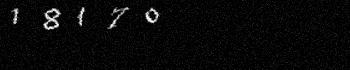
%> input picture HA1/inl1_to_students/inl1_to_students/ocr_project/datasets/home1/im113.jpg, 350 x 70 px
$ octave --eval "result = segment2features(imread('../../../../../../HA1/inl1_to_students/inl1_to_students/ocr_project/datasets/home1/im113.jpg'));"   (GNU Octave 9; MATLAB toolbox functions it lacks are replaced by stand-ins)
%> lines starting %> are read from the running program, lines starting %| are printed output that depends on the picture; in (x1, y1, x2, y2) boxes, pixels count from 0 and x2, y2 are one past the last pixel; in counts of white or black regions, pixels touching at a corner belong together; the program's own positions count from 1
% REPLACE WITH YOUR FUNCTION FROM PREVIOUS ASSIGNMENTS!
function features = segment2features(I)
    CC =  bwconncomp(I,8);
%> CC = 3 connected components
    if CC.NumObjects >1
        se = strel('disk',10);
        I = imclose(I,se);
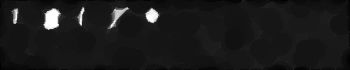
%> I: size 70x350 uint8; min 1, max 255, mean 26.3
        CC =  bwconncomp(I,8);
%> CC = 1 connected component
    end
    %im = imbinarize(I);
    [row, col] = find(I==1);
%> row = [1; 2]; col = [350; 350]
    BW = I(min(row):max(row),min(col):max(col));
%> BW = [1; 1]
    [m,n]=size(I);
%> m = 70; n = 350
    holes = bwconncomp(~I);
%> holes = 0 connected components
    holes_no = holes.NumObjects -1;
%> holes_no = -1
    A = regionprops(CC,'Area');
%> A = 1 region; Area: 24500
    P = regionprops(CC,'Perimeter');
%> P = 1 region; Perimeter: 818.9
    EN = regionprops(CC,'EulerNumber');
%> EN = 1 region; EulerNumber: 1
    C = regionprops(CC, 'Centroid');
%> C = 1 region; Centroid: [175.5 35.5]
    E = regionprops(CC, 'Eccentricity');
%> E = 1 region; Eccentricity: 0.98
    edges = edge(I,'canny');
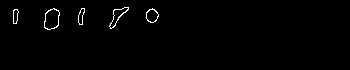
%> edges: size 70x350 logical; 1.1% white in thin lines or dots, all inside (x1, y1, x2, y2) = (13, 7, 159, 30)
    countEdges = nnz(edges); %number of nonzero matrix elements
%> countEdges = 263
    se = strel('sphere',5);
    I_filled = imdilate(I, se);
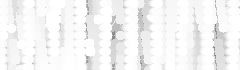
%> I_filled: size 70x240 uint8; min 123, max 255, mean 243.8
    [m2,n2] = size(I_filled);
%> m2 = 70; n2 = 240
    CC_filled =  bwconncomp(I_filled,8);
%> CC_filled = 1 connected component
    A_filled = regionprops(CC_filled,'Area');
%> A_filled = 1 region; Area: 16800
    diff_filled = A_filled.Area/(m2*n2) - A.Area/(m*n);
%> diff_filled = 0
    corneres = detectHarrisFeatures(I);
%> corneres = 26 points; strongest (x, y): (82, 25), (58, 26), (84, 9), (15, 23), (152, 10)
    noCorners = length(corneres);
%> noCorners = 26
    MajA = regionprops(CC,'MajorAxisLength');
%> MajA = 1 region; MajorAxisLength: 404.1
    MinA = regionprops(CC,'MinorAxisLength');
%> MinA = {MinorAxisLength 80.83}

    features = [A.Area/(m*n) P.Perimeter/(m*n) EN.EulerNumber C.Centroid(1)/n C.Centroid(2)/m diff_filled countEdges noCorners E.Eccentricity MajA.MajorAxisLength MinA.MinorAxisLength holes_no];
%> features = [1 0.0334 1 0.501 0.507 0 263 26 0.98 404.1 80.83 -1]
%> `result = segment2features(imread('../../../../../../HA1/inl1_to_studen..`: result has the same summary as features in segment2features

end

$ run again, on HA1/inl1_to_students/inl1_to_students/ocr_project/datasets/home1/im117.jpg
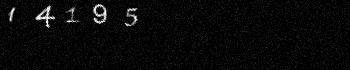
%> input picture HA1/inl1_to_students/inl1_to_students/ocr_project/datasets/home1/im117.jpg, 350 x 70 px
%> in segment2features, `CC =  bwconncomp(I,8);`: CC = 2 connected components
%> in segment2features, `CC =  bwconncomp(I,8);`: CC = 1 connected component
%> row = 24 values from 1 to 70; col = 24 values from 1 to 350
%> holes = 0 connected components
%> holes_no = -1
%> A = 1 region; Area: 24500
%> P = 1 region; Perimeter: 818.9
%> EN = 1 region; EulerNumber: 1
%> C = 1 region; Centroid: [175.5 35.5]
%> E = 1 region; Eccentricity: 0.98
%> in segment2features, `edges = edge(I,'canny');`:
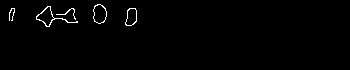
%> edges: size 70x350 logical; 1.1% white in thin lines or dots, all inside (x1, y1, x2, y2) = (9, 4, 137, 27)
%> countEdges = 275
%> in segment2features, `I_filled = imdilate(I, se);`:
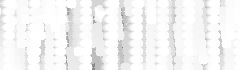
%> I_filled: size 70x240 uint8; min 123, max 255, mean 244
%> CC_filled = 1 connected component
%> A_filled = 1 region; Area: 16800
%> diff_filled = 0
%> corneres = 25 points; strongest (x, y): (49, 27), (38, 19), (136, 10), (14, 9), (127, 24)
%> noCorners = 25
%> MajA = 1 region; MajorAxisLength: 404.1
%> MinA = {MinorAxisLength 80.83}
%> features = [1 0.0334 1 0.501 0.507 0 275 25 0.98 404.1 80.83 -1]
%> result has the same summary as features in segment2features
